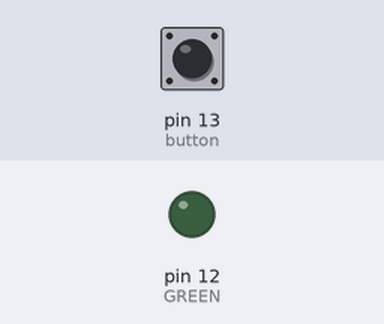
The sketch below on a simulated Arduino Uno, built with avr-gcc and run on an emulated ATmega328P. Parts: output pins drawn as LEDs (lit = HIGH). Inputs (shaded band) come from the test bench; at power-on: pin 13 (button) LOW. What the sketch prints to the serial monitor is not drawn.

Above: at 1.2 s.
1.3 s: pin 13 (button) pulled HIGH for 0.15 s
At 1.38 s:
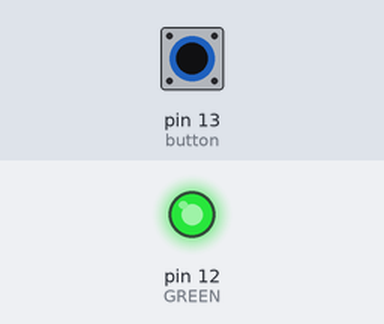
2.9 s: pin 13 (button) pulled HIGH for 3.2 s
At 6.9 s:
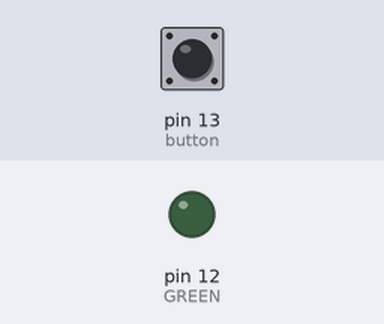
Timing chart, 0 to 8.4 s (numbered marks = the images above; inputs shaded):
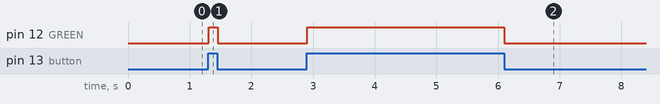

Measured:
- after the input at 1.3 s, pin 12 (GREEN): LOW → HIGH at once, → LOW 0.15 s later
- after the input at 2.9 s, pin 12 (GREEN): LOW → HIGH at once, → LOW 3.2 s later

The sketch:

button_light_sketch.ino
```cpp
// variables
int GREEN=12;
int button=13;
// variables will change:
int buttonState;         // variable for reading the pushbutton status

// basic functions
void setup()
{
  Serial.begin(9600);
  pinMode(GREEN, OUTPUT);
  pinMode(button, INPUT);
}

void loop()
{
  buttonState=digitalRead(button);
  Serial.println(buttonState);
  if(buttonState==HIGH)
  {
  digitalWrite(GREEN, HIGH);

  }
  else
  {
    digitalWrite(GREEN, LOW);
  }
}
```
